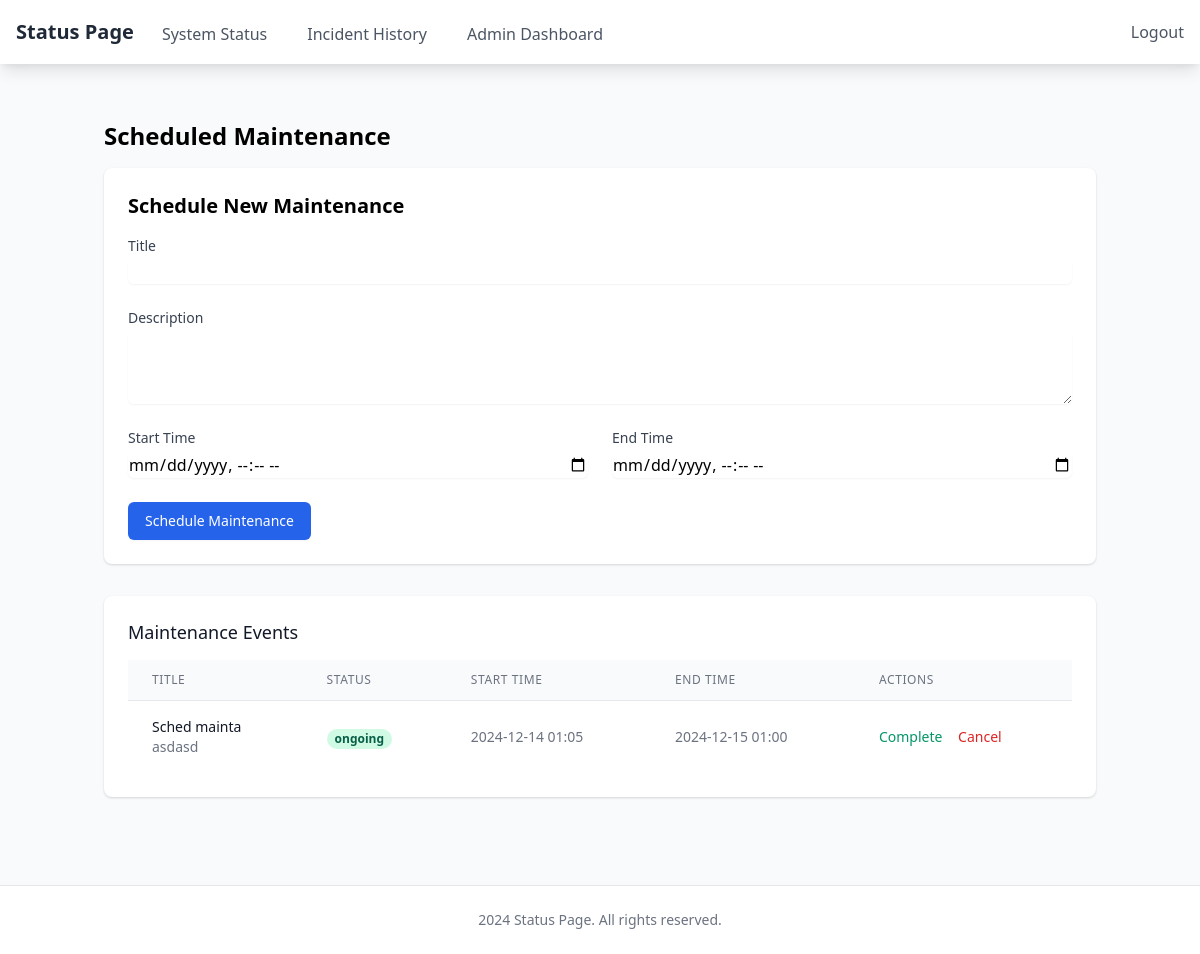
Before: /admin/maintenance (signed in) with the older database file.
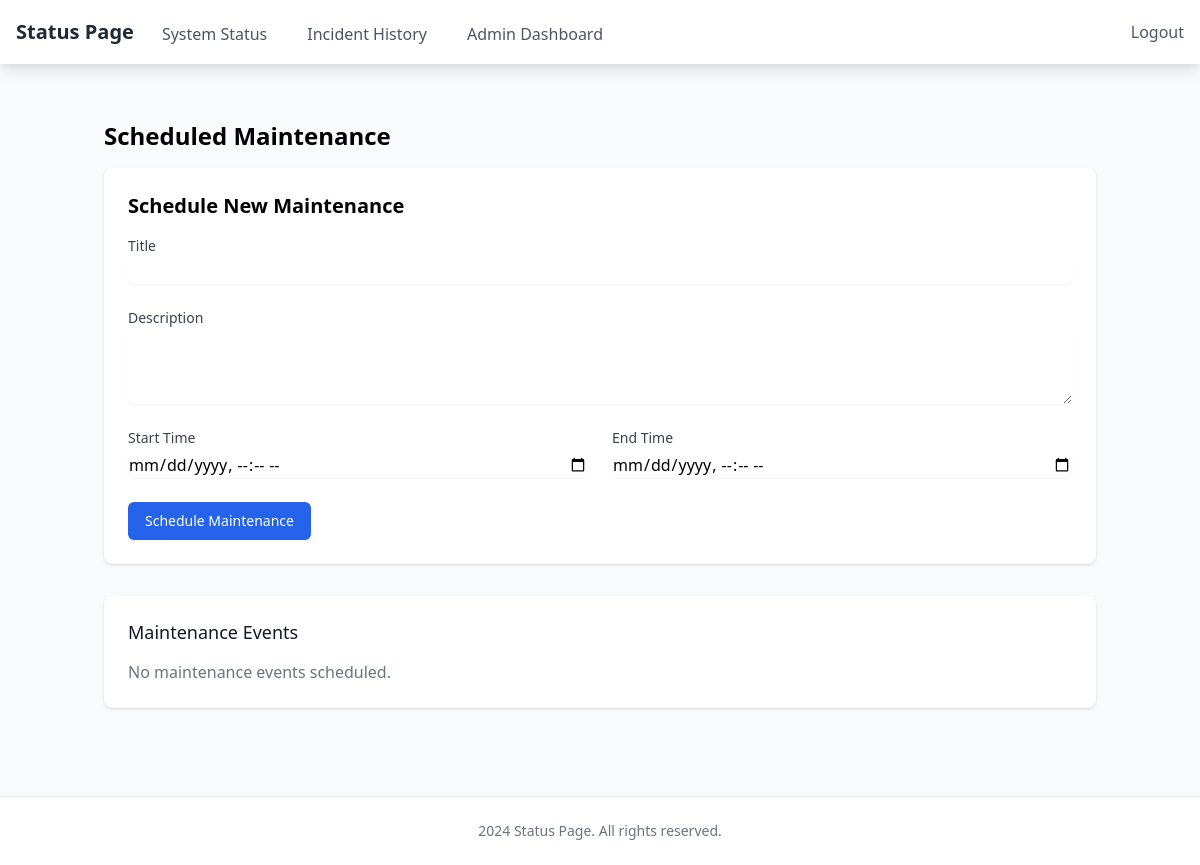
After: the same page with the newer database file.
### app/models.py (models this page shows, shortened)
class ScheduledMaintenance(db.Model):
    id = db.Column(db.Integer, primary_key=True)
    title = db.Column(db.String(200), nullable=False)
    description = db.Column(db.Text, nullable=True)
    start_time = db.Column(db.DateTime, nullable=False)
    end_time = db.Column(db.DateTime, nullable=False)
    status = db.Column(db.String(20), default='upcoming')  # upcoming, ongoing, completed

### app/routes/admin.py (the view, shortened to what this page needs)
@bp.route('/maintenance', methods=['GET', 'POST'])
@login_required
def maintenance():
    maintenance_events = ScheduledMaintenance.query.order_by(ScheduledMaintenance.start_time.desc()).all()
    current_time = datetime.utcnow()
    for event in maintenance_events:
        if event.start_time <= current_time <= event.end_time:
            if event.status != 'ongoing':
                event.status = 'ongoing'
                db.session.commit()
        elif current_time > event.end_time:
            if event.status != 'completed':
                event.status = 'completed'
                db.session.commit()
    return render_template('admin/maintenance.html', maintenance_events=maintenance_events)

### app/__init__.py (called while the page is built)
def create_app(config_class=Config):
    app = Flask(__name__)
    app.config.from_object(config_class)
    db.init_app(app)
    login_manager.init_app(app)
    migrate.init_app(app, db)
    login_manager.login_view = 'admin.login'
    login_manager.login_message_category = 'info'
    @app.context_processor
    def inject_year():
        return {'current_year': datetime.utcnow().year}
    from app.routes import admin, public
    app.register_blueprint(admin.bp)
    app.register_blueprint(public.bp)
    return app

### app/models.py (called while the page is built)
@login_manager.user_loader
def load_user(id):
    return User.query.get(int(id))

### app/templates/admin/maintenance.html (shortened to what the changed rows need)
{% extends "base.html" %}
{% block content %}
<div class="container mx-auto px-4 py-8">
    <div class="mb-8">
        <h1 class="text-2xl font-bold mb-4">Scheduled Maintenance</h1>
        <div class="bg-white shadow rounded-lg p-6 mb-8">
            <h2 class="text-xl font-semibold mb-4">Schedule New Maintenance</h2>
        </div>
        <div class="bg-white shadow rounded-lg">
            <div class="px-4 py-5 sm:p-6">
                <h3 class="text-lg font-medium leading-6 text-gray-900 mb-4">Maintenance Events</h3>
                {% if maintenance_events %}
                <div class="overflow-x-auto">
                    <table class="min-w-full divide-y divide-gray-200">
                        <thead class="bg-gray-50">
                            <tr>
                                <th class="px-6 py-3 text-left text-xs font-medium text-gray-500 uppercase tracking-wider">Title</th>
                                <th class="px-6 py-3 text-left text-xs font-medium text-gray-500 uppercase tracking-wider">Status</th>
                                <th class="px-6 py-3 text-left text-xs font-medium text-gray-500 uppercase tracking-wider">Start Time</th>
                                <th class="px-6 py-3 text-left text-xs font-medium text-gray-500 uppercase tracking-wider">End Time</th>
                                <th class="px-6 py-3 text-left text-xs font-medium text-gray-500 uppercase tracking-wider">Actions</th>
                            </tr>
                        </thead>
                        <tbody class="bg-white divide-y divide-gray-200">
                            {% for event in maintenance_events %}
                            <tr>
                                <td class="px-6 py-4 whitespace-nowrap">
                                    <div class="text-sm font-medium text-gray-900">{{ event.title }}</div>
                                    <div class="text-sm text-gray-500">{{ event.description }}</div>
                                </td>
                                <td class="px-6 py-4 whitespace-nowrap">
                                    <span class="px-2 inline-flex text-xs leading-5 font-semibold rounded-full
                                        {% if event.status == 'upcoming' %}bg-yellow-100 text-yellow-800
                                        {% elif event.status == 'ongoing' %}bg-green-100 text-green-800
                                        {% else %}bg-gray-100 text-gray-800{% endif %}">
                                        {{ event.status }}
                                    </span>
                                </td>
                                <td class="px-6 py-4 whitespace-nowrap text-sm text-gray-500">
                                    {{ event.start_time.strftime('%Y-%m-%d %H:%M') }}
                                </td>
                                <td class="px-6 py-4 whitespace-nowrap text-sm text-gray-500">
                                    {{ event.end_time.strftime('%Y-%m-%d %H:%M') }}
                                </td>
                                <td class="px-6 py-4 whitespace-nowrap text-sm font-medium">
                                    {% if event.status != 'completed' %}
                                    <form method="POST" action="{{ url_for('admin.update_maintenance', maintenance_id=event.id) }}" class="inline">
                                        <button type="submit" class="text-green-600 hover:text-green-900 mr-3">Complete</button>
                                    </form>
                                    <form method="POST" action="{{ url_for('admin.update_maintenance', maintenance_id=event.id) }}" class="inline">
                                        <button type="submit" class="text-red-600 hover:text-red-900">Cancel</button>
                                    </form>
                                    {% endif %}
                                </td>
                            </tr>
                            {% endfor %}
                        </tbody>
                    </table>
                </div>
                {% else %}
                <p class="text-gray-500">No maintenance events scheduled.</p>
                {% endif %}
            </div>
        </div>
    </div>
</div>
{% endblock %}

Changed rows visible on the page:
removed ScheduledMaintenance: title "Sched mainta", description "asdasd", status "ongoing", start_time "2024-12-14 01:05", end_time "2024-12-15 01:00"
Other visible differences:
text no longer shown: "TITLE STATUS START TIME END TIME ACTIONS"
text now shown: "No maintenance events scheduled."
